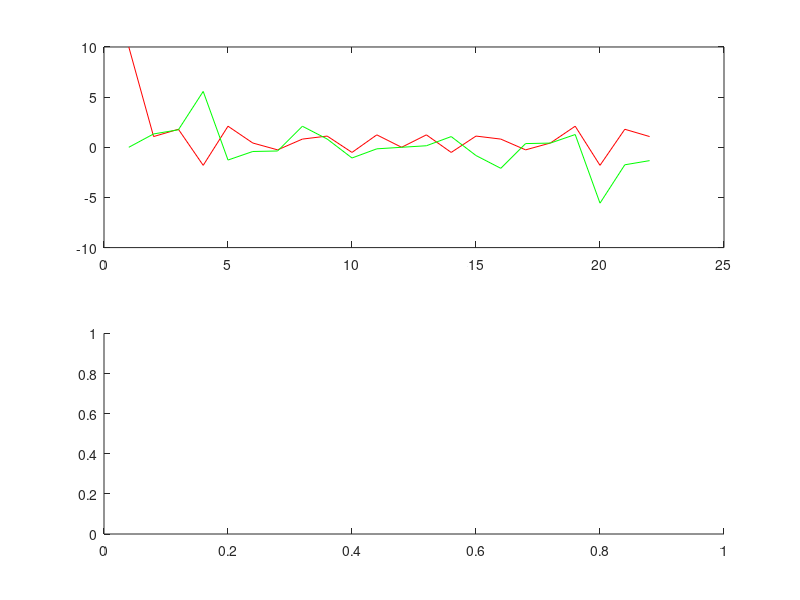

Write MATLAB code to recreate this figure. (Note: this script raises an error after producing the figure.)
x = [1 0 0 0 0 1 1 0 0 0 0 1 1 1 0 0 0 0 1 1 1 1];
y = fft(x);


subplot(2, 1, 1);
plot(real(y), 'red');
hold on;
plot(imag(y), 'green');
clear y;

subplot(2, 1, 2);
y = DFT(x);
plot(real(y), 'red');
hold on;
plot(imag(y), 'green');


function [y] = DFT(x)
    n = length(x);
    y = zeros(n, 1);
    for k = 1:n
        for j = 1:n
            y(k) = y(k) + x(j) * (cos(2*pi*(j - 1)*(k - 1)/n) - 1i*sin(2*pi*(j - 1)*(k - 1)/n));
        end
    end
end